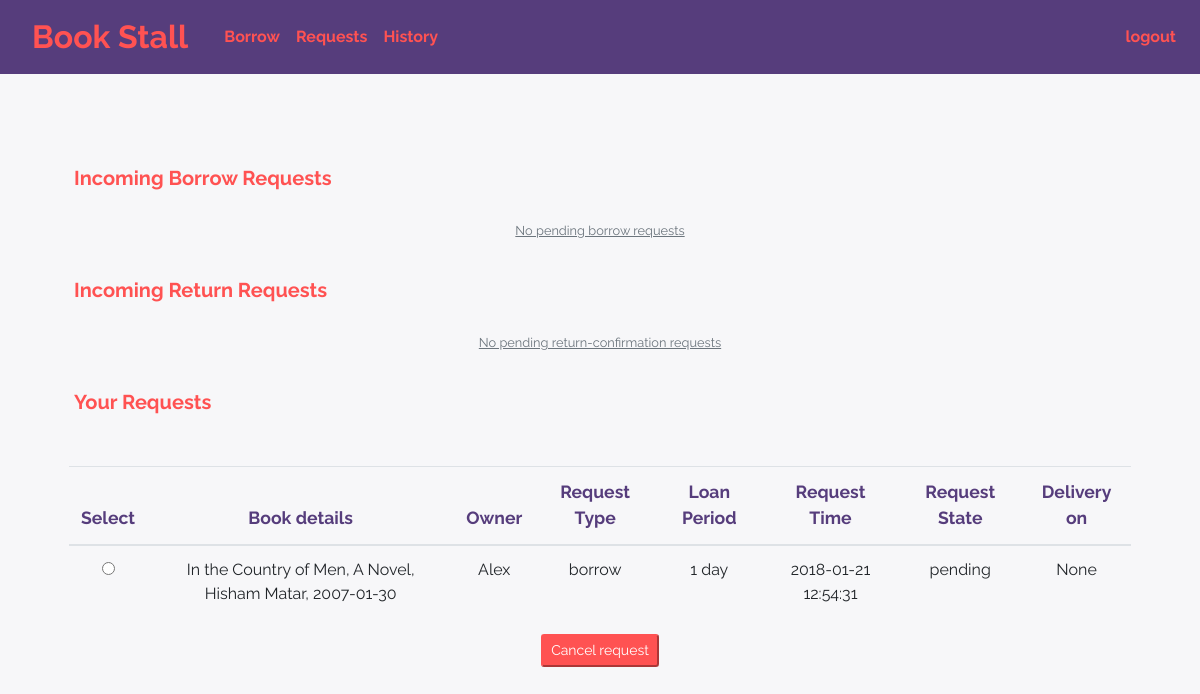
The app's page /requests (signed in), older data.
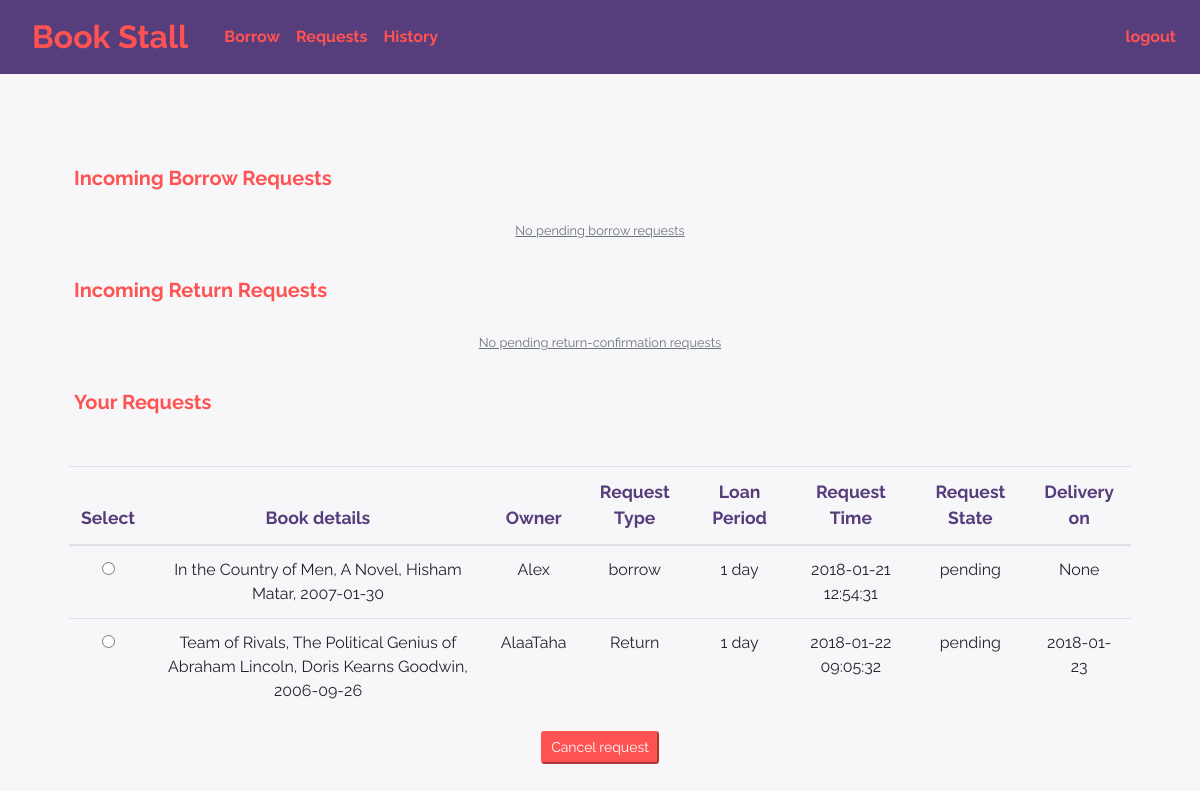
The same page, newer data.
### tables this page shows
CREATE TABLE 'requests' ('id' INTEGER PRIMARY KEY AUTOINCREMENT NOT NULL, 'book_id' INTEGER NOT NULL, 'owner_id' INTEGER NOT NULL, 'user_id' INTEGER NOT NULL, 'state' TEXT NOT NULL DEFAULT pending, 'time' TEXT NOT NULL DEFAULT CURRENT_TIMESTAMP, 'approval_time' TEXT, 'request_type' TEXT, 'delivery_date' TEXT);

CREATE TABLE 'books' ('id' INTEGER PRIMARY KEY AUTOINCREMENT NOT NULL, 'title' TEXT NOT NULL, 'subtitle' TEXT NOT NULL, 'authors' TEXT NOT NULL, 'publishedDate' TEXT NOT NULL, 'lendfor' INTEGER NOT NULL,'review' TEXT, 'notes' TEXT, state TEXT NOT NULL DEFAULT available);

CREATE TABLE 'users' ('id' INTEGER PRIMARY KEY AUTOINCREMENT NOT NULL, 'username' TEXT NOT NULL, 'email' TEXT NOT NULL, 'password' TEXT NOT NULL);

### application.py (the view)
@app.route("/requests", methods=["GET", "POST"])
@login_required
def requests():
    if request.method == "POST":
        if not request.form.get("request_id"):
            flash("Must select a request to approve!")
            return redirect("/requests")
        request_id = request.form.get("request_id")
        approval_time = datetime.date.today()
        request_info = db.execute(
            "SELECT book_id, user_id, request_type FROM requests WHERE id=:id", id=request_id)
        book_id = request_info[0]["book_id"]
        requester_id = request_info[0]["user_id"]
        if request.form.get("cancel"):
            db.execute("DELETE FROM requests WHERE id=:id", id=request_id)
            if request_info[0]["request_type"] == 'borrow':
                db.execute("UPDATE books SET state=:state WHERE id=:id",
                           state='available', id=book_id)
        if request.form.get("approve"):
            if not request.form.get("dispatch_date"):
                flash("Must specify a dispatch time!")
                return redirect("/requests")
            delivery_date = datetime.timedelta(
                days=int(request.form.get("dispatch_date"))) + approval_time
            db.execute("UPDATE requests SET state=:state, approval_time=:approval_time, delivery_date=:delivery_date WHERE id=:id",
                       state="approved", approval_time=approval_time, delivery_date=delivery_date, id=request_id)
        if request.form.get("confirm"):
            db.execute("UPDATE requests SET state=:state, approval_time=:approval_time WHERE id=:id",
                       state="approved", approval_time=approval_time, id=request_id)
            db.execute("UPDATE books SET state=:state WHERE id=:id", state="available", id=book_id)
            db.execute("INSERT INTO borrowed (user_id, operation, book_id, transacted) VALUES (:user_id, :operation, :book_id, :transacted)",
                       user_id=requester_id, operation=-1, book_id=book_id, transacted=approval_time)
            send_email(requester_id, book_id, operation="returned")
        return redirect("/requests")
    else:
        in_rows = db.execute("SELECT requests.id, users.username, books.title, books.subtitle, books.authors, books.publishedDate \
        , books.state, requests.time, requests.state as 'Requeststate' FROM requests JOIN books ON books.id=requests.book_id JOIN users ON  users.id=requests.user_id  \
         WHERE owner_id=:owner_id AND requests.state='pending' AND requests.request_type='borrow'  ", owner_id=session["user_id"])
        rn_rows = db.execute("SELECT requests.id,  users.username, books.title, books.subtitle, books.authors, books.publishedDate\
        , requests.time, requests.state as 'Requeststate', requests.delivery_date FROM requests JOIN books ON books.id=requests.book_id JOIN users ON  users.id=requests.user_id  \
          WHERE owner_id=:owner_id AND requests.state='pending' AND requests.request_type='Return' ", owner_id=session["user_id"])
        out_rows = db.execute("SELECT requests.id, users.username, requests.request_type, books.title, books.subtitle, books.authors, books.publishedDate \
        , books.lendfor as 'loan period', requests.time, requests.state as 'Requeststate', requests.delivery_date FROM requests JOIN books ON books.id=requests.book_id \
        JOIN users ON  users.id=requests.owner_id WHERE user_id=:user_id AND requests.state='pending'", user_id=session["user_id"])
        return render_template("requests.html", in_rows=in_rows, out_rows=out_rows, rn_rows=rn_rows)

### application.py (called while the page is built)
@app.after_request
def after_request(response):
    response.headers["Cache-Control"] = "no-cache, no-store, must-revalidate"
    response.headers["Expires"] = 0
    response.headers["Pragma"] = "no-cache"
    return response

### helpers.py (called while the page is built)
def login_required(f):
    @wraps(f)
    def decorated_function(*args, **kwargs):
        if session.get("user_id") is None:
            return redirect("/login")
        return f(*args, **kwargs)
    return decorated_function

def days(value):
    if value > 1:
        return str(value) + " days"
    else:
        return str(value) + " day"

### templates/requests.html (shortened to what the changed rows need)
{% extends "layout.html" %}
{%block main%}
<div class="form-group ">
{%if out_rows%}
<form action="/requests" method="post" class="container mb-5">
  <table class="table table-responsive" id="outrequests">
    <thead>
      <th>Select</th>
      <th>Book details</th>
      <th>Owner</th>
      <th>Request Type</th>
      <th>Loan Period</th>
      <th>Request Time</th>
      <th>Request State</th>
      <th>Delivery on</th>
    </thead>
      {%for row in out_rows%}
        <tr>
          <td>
            <input name="request_id"  type="radio" required value="{{row['id']}}"/>
          </td>
          <td>{{row['title']}}, {%if row['subtitle']%}{{row['subtitle']}},{%endif%} {%if row['authors']%}{{row['authors']}},{%endif%} {{row['publishedDate']}}</td>
          {%for key in row%}
            {%if key != 'title' and key != 'subtitle' and key != 'authors' and key !='publishedDate' and key!='id'%}
                {%if key == 'loan period'%}
                  <td>{{row.get(key) | days}}</td>
                {%else%}
                <td>{{row.get(key)}}</td>
                {%endif%}
            {%endif%}
          {%endfor%}
        </tr>
      {%endfor%}
</table>
</div>
{%else%}
  <small class="text-muted"><u>You don't have pending borrow or return requests</u></small></div>
{%endif%}
{%endblock%}

Row changes from the older to the newer data that the page shows:
added requests: title "Team of Rivals", subtitle "The Political Genius of Abraham Lincoln", authors "Doris Kearns Goodwin", publishedDate "2006-09-26", get "AlaaTaha" "Return" "2018-01-22 09:05:32" "pending" "2018-01-23", get|days "1 day"
